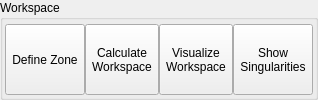
              <widget class="QGroupBox" name="groupBox_3">
               <property name="title">
                <string>Workspace</string>
               </property>
               <layout class="QHBoxLayout" name="horizontalLayout_21">
                <property name="spacing">
                 <number>0</number>
                </property>
                <property name="leftMargin">
                 <number>2</number>
                </property>
                <property name="topMargin">
                 <number>4</number>
                </property>
                <property name="rightMargin">
                 <number>2</number>
                </property>
                <property name="bottomMargin">
                 <number>2</number>
                </property>
                <item>
                 <widget class="QToolButton" name="define_zone_button">
                  <property name="sizePolicy">
                   <sizepolicy hsizetype="Preferred" vsizetype="Preferred">
                    <horstretch>0</horstretch>
                    <verstretch>0</verstretch>
                   </sizepolicy>
                  </property>
                  <property name="text">
                   <string>Define Zone</string>
                  </property>
                  <property name="icon">
                   <iconset resource="../resources.qrc">
                    <normaloff>:/icons/icons8-sphere-48.png</normaloff>:/icons/icons8-sphere-48.png</iconset>
                  </property>
                  <property name="iconSize">
                   <size>
                    <width>48</width>
                    <height>44</height>
                   </size>
                  </property>
                  <property name="toolButtonStyle">
                   <enum>Qt::ToolButtonStyle::ToolButtonTextUnderIcon</enum>
                  </property>
                 </widget>
                </item>
                <item>
                 <widget class="QToolButton" name="calculate_workspace_button">
                  <property name="sizePolicy">
                   <sizepolicy hsizetype="Preferred" vsizetype="Preferred">
                    <horstretch>0</horstretch>
                    <verstretch>0</verstretch>
                   </sizepolicy>
                  </property>
                  <property name="text">
                   <string>Calculate
Workspace</string>
                  </property>
                  <property name="icon">
                   <iconset resource="../resources.qrc">
                    <normaloff>:/icons/workspace.png</normaloff>:/icons/workspace.png</iconset>
                  </property>
                  <property name="iconSize">
                   <size>
                    <width>26</width>
                    <height>36</height>
                   </size>
                  </property>
                  <property name="toolButtonStyle">
                   <enum>Qt::ToolButtonStyle::ToolButtonTextUnderIcon</enum>
                  </property>
                 </widget>
                </item>
                <item>
                 <widget class="QToolButton" name="visualize_workspace_button">
                  <property name="sizePolicy">
                   <sizepolicy hsizetype="Preferred" vsizetype="Preferred">
                    <horstretch>0</horstretch>
                    <verstretch>0</verstretch>
                   </sizepolicy>
                  </property>
                  <property name="text">
                   <string>Visualize
Workspace</string>
                  </property>
                  <property name="icon">
                   <iconset resource="../resources.qrc">
                    <normaloff>:/icons/icons8-transform-clip-48.png</normaloff>:/icons/icons8-transform-clip-48.png</iconset>
                  </property>
                  <property name="iconSize">
                   <size>
                    <width>40</width>
                    <height>22</height>
                   </size>
                  </property>
                  <property name="toolButtonStyle">
                   <enum>Qt::ToolButtonStyle::ToolButtonTextUnderIcon</enum>
                  </property>
                 </widget>
                </item>
                <item>
                 <widget class="QToolButton" name="show_singularity_button">
                  <property name="sizePolicy">
                   <sizepolicy hsizetype="Preferred" vsizetype="Preferred">
                    <horstretch>0</horstretch>
                    <verstretch>0</verstretch>
                   </sizepolicy>
                  </property>
                  <property name="text">
                   <string>Show
Singularities</string>
                  </property>
                  <property name="icon">
                   <iconset resource="../resources.qrc">
                    <normaloff>:/icons/icons8-star-48.png</normaloff>:/icons/icons8-star-48.png</iconset>
                  </property>
                  <property name="iconSize">
                   <size>
                    <width>40</width>
                    <height>22</height>
                   </size>
                  </property>
                  <property name="toolButtonStyle">
                   <enum>Qt::ToolButtonStyle::ToolButtonTextUnderIcon</enum>
                  </property>
                 </widget>
                </item>
               </layout>
              </widget>
